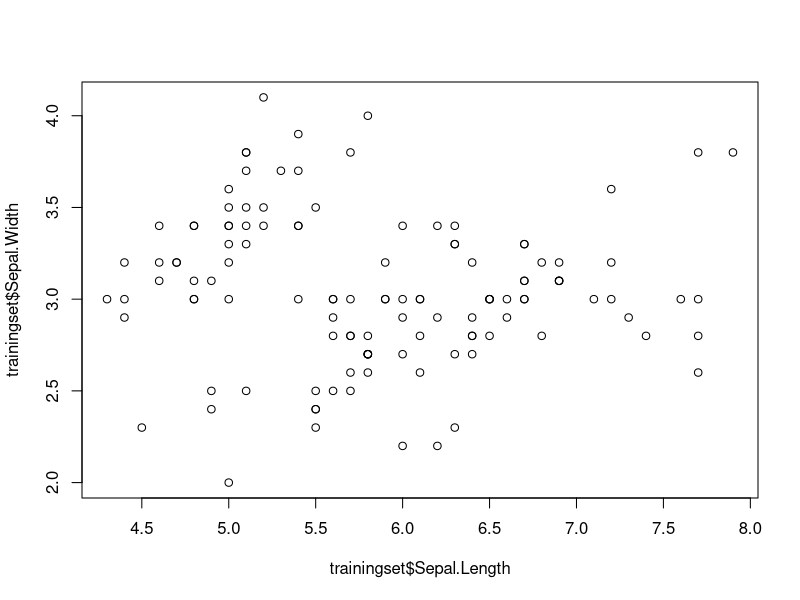
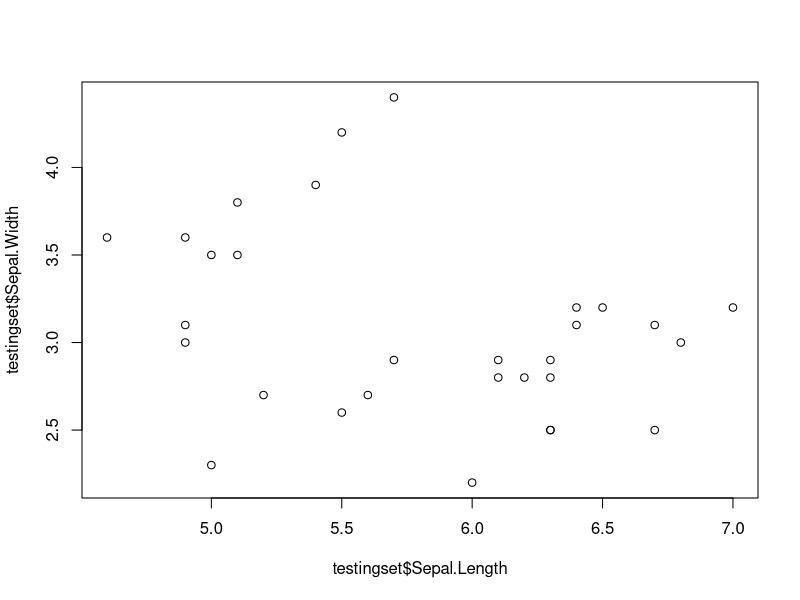
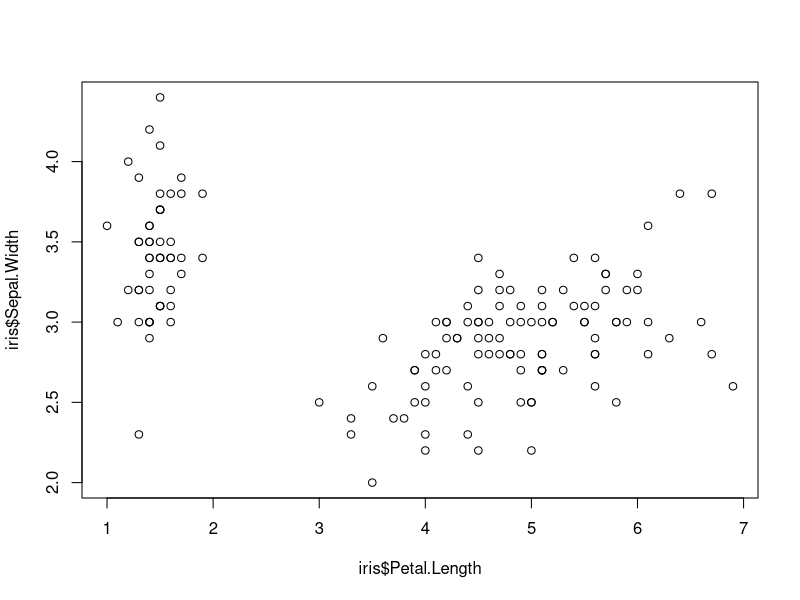

Recreate these plots in R, in order. (Note: this script raises an error after producing the figures.)
data(iris)
View(iris)
##
install.packages("e1071")
install.packages("kernlab")##contain algorithm for the ML
install.packages("caret")

##to set the seed
set.seed(123)

##to perform splitting the data
library(caret)
trainingindex <- createDataPartition(iris$Species, p=0.8, list = FALSE) ##splitting data, training 80% and testing 20%
trainingset <- iris[trainingindex,] #setting training set -- > using for building model
testingset <- iris[-trainingindex,] #setting testing set
View(trainingindex)
View(trainingset)
View(testingset)

##to set the seed
set.seed(1000000)
trainingindex <- createDataPartition(iris$Species, p=0.8, list = FALSE) ##splitting data, training 80% and testing 20%
View(trainingindex)

plot(trainingset$Sepal.Length,trainingset$Sepal.Width)
plot(testingset$Sepal.Length,testingset$Sepal.Width)
plot(iris$Petal.Length,iris$Sepal.Width)

##svmPoly -- refer to support vector machine -- supervised learning model which using algorithm to analyze data for classification and regression analysis
##to create the model -- > classification model
model <- train(    Species ~ ., data = trainingset, ##class label -- > species
                   method = "svmPoly", 
                   na.action = na.omit,
                   preProcess=c("scale","center"),
                   trControl=trainControl(method="none",number=10),
                   tunegrid = data.frame(degree=1,scale=1,c=1)
                    )

##to build cross-validation model
##we need to set up the k value (fold value) to divide the training dataset into smaller subgroups
model.cv <- train(Species ~ .,data =trainingset,
                  method = "svmPoly",
                  na.action = na.omit,
                  preProcess=c("scale","center"),
                  trControl=trainControl(method="cv",number=10),
                  tunegrid=data.frame(degree=1,scale=1,c=1)
                  )

#Exploit the model for the prediction
model.training <- predict(model, trainingset)##predict the outcome by using the model with the training dataset
model.testing <- predict(model, testingset)##predict the outcome by using the model with the testing dataset
model.cv <- predict(model.cv, trainingset)## cross-validate the training dataset

#To observe the model performance after cross-validation -- > displays confusion matrix and statistics
model.training.confusion <- confusionMatrix(model.training, trainingset$Species)
model.testing.confusion <- confusionMatrix(model.testing, testingset$Species)
model.cv.confusion <- confusionMatrix(model.cv, trainingset$Species)

print(model.training.confusion)
#Confusion Matrix and Statistics

#Reference
#Prediction   setosa versicolor virginica
#setosa         40          0         0 -- > predict correctly
#versicolor      0         35        10 --> not accurate
#virginica       0          5        30 --> not accurate

#Overall Statistics

#Accuracy : 0.875 ## if it is 99% it does not mean it is truely accurate, depending on the distribution of the data       
#95% CI : (0.8022, 0.9283)
#No Information Rate : 0.3333          
#P-Value [Acc > NIR] : < 2.2e-16       

#Kappa : 0.8125          

#Mcnemar's Test P-Value : NA              

#Statistics by Class:

#                     Class: setosa Class: versicolor Class: virginica
#Sensitivity                 1.0000            0.8750           0.7500
#Specificity                 1.0000            0.8750           0.9375
#Pos Pred Value              1.0000            0.7778           0.8571
#Neg Pred Value              1.0000            0.9333           0.8824
#Prevalence                  0.3333            0.3333           0.3333
#Detection Rate              0.3333            0.2917           0.2500
#Detection Prevalence        0.3333            0.3750           0.2917
#Balanced Accuracy           1.0000            0.8750           0.8438

print(model.testing.confusion)
print(model.cv.confusion)

#Feature importance -- > telling which variable affect the model accuracy
importance <- varImp(model)
plot(importance)
plot(importance, col = 'dark')


